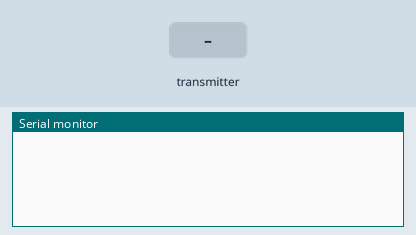
This sketch was run on a simulated Arduino Uno, built with avr-gcc and run on an emulated ATmega328P. Shown: the last lines printed to the serial monitor. Inputs (shaded band) come from the test bench. No radio packets arrive unless stated.

Above: at 1.4 s.
1.5 s: the transmitter starts sending dataReceived = 0
At 2.11 s:
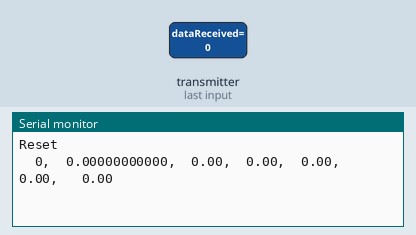
3.4 s: the transmitter starts sending dataReceived = 25
At 3.71 s:
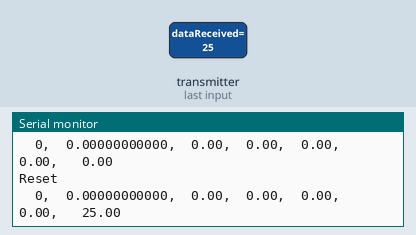

The sketch:

Receiver5b.ino
```cpp
// SimpleRx - the receiver

#include <SPI.h>
#include <nRF24L01.h>
#include <RF24.h>
#include "printf.h"

#define CE_PIN 6
#define CSN_PIN 7

const byte thisAddress[6][6] = { "7node", "8node", "9node","Anode", "Bnode", "Cnode" };

RF24 radio(CE_PIN, CSN_PIN);
int Reset = 4;
int rec[1] = { 2 };
int i = 0;
float dataReceived;  // this must match dataToSend in the TX
bool newData = false;
float combData[7];

//===========

void setup() {

  Serial.begin(115200);
  digitalWrite(Reset, HIGH);
  delay(200);
  pinMode(Reset, OUTPUT);
  // Serial.println("Node |      Time    | aTemp | gTemp |  Hum  |  Press  |  Cond  |");
  radio.begin();
  if (!radio.isChipConnected()) {
    Serial.println("radio hardware is not responding!!");
    while (1) {}
  }
  radio.setDataRate(RF24_250KBPS);
  radio.setPALevel(RF24_PA_MAX);
  radio.setChannel(90);
  radio.setAutoAck(true);
  radio.enableAckPayload();
  radio.enableDynamicPayloads();
  radio.openReadingPipe(0, thisAddress[0]);
  radio.openReadingPipe(1, thisAddress[1]);
  radio.openReadingPipe(2, thisAddress[2]);
  radio.openReadingPipe(3, thisAddress[3]);
  radio.openReadingPipe(4, thisAddress[4]);
  radio.openReadingPipe(5, thisAddress[5]);
  radio.startListening();
  radio.setRetries(15, 15);
  // printf_begin();
  // radio.printPrettyDetails();
}

//=============

void loop() {
  getData();
  showData();
}

//==============

void getData() {
  if (radio.available()) {
    radio.writeAckPayload(1, rec, sizeof(rec));
    radio.read(&dataReceived, sizeof(dataReceived));
    rec[0] += 2;
    newData = true;
  }
}

void showData() {
  if (newData == true) {
    combData[i] = dataReceived;
    newData = false;
    i += 1;
    if (i == 7) {
      if (combData[0] != 1.0 and combData[0] != 2.0 and combData[0] != 3.0 and combData[0] != 4.0 and combData[0] != 5.0) {
        resetReceiver();
      }
      Serial.print("  ");
      Serial.print(int(combData[0]));
      Serial.print(",  ");
      Serial.print(combData[1],11);
      Serial.print(",  ");
      Serial.print(combData[2]);
      Serial.print(",  ");
      Serial.print(combData[3]);
      Serial.print(",  ");
      Serial.print(combData[4]);
      Serial.print(",  ");
      Serial.print(combData[5]);
      Serial.print(",   ");
      Serial.println(combData[6]);
      i = 0;
    }
  }
}

void resetReceiver() {
  Serial.println("Reset");
  delay(100);
  digitalWrite(Reset, LOW);
}
```

Measured:
- after the input at 1.5 s, the serial monitor: prints a new line after 0.30 s (image 1)
- after the input at 3.4 s, the serial monitor: prints a new line after 0.10 s (image 2)
